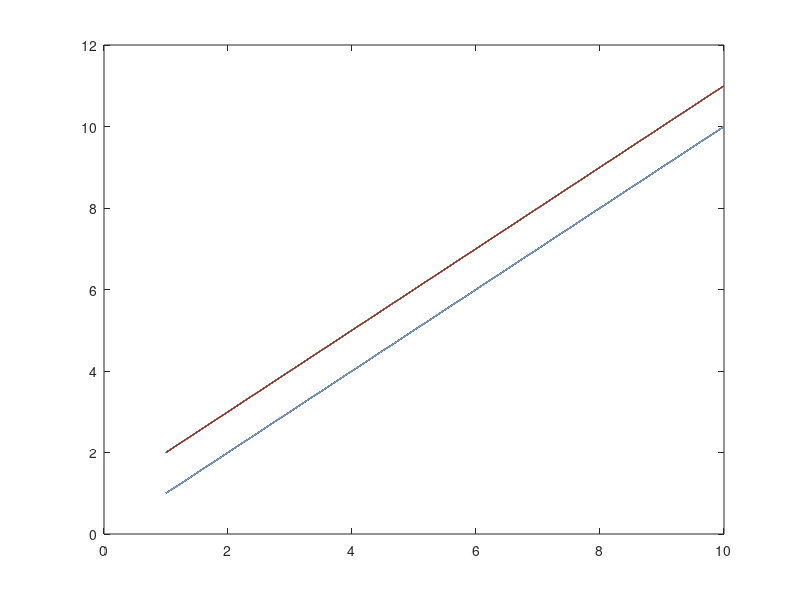

This chart was generated by the following MATLAB code: (Note: this script raises an error after producing the figure.)
clear
close all
%%
figure(10)
h = plot(1:10,1:10,1:10,2:11,1:10,1:10,1:10,2:11,1:10,1:10,1:10,2:11,1:10,1:10,1:10,2:11,1:10,1:10,1:10,2:11,1:10,1:10,1:10,2:11,1:10,1:10,1:10,2:11,1:10,1:10,1:10,2:11,1:10,1:10,1:10,2:11,1:10,1:10,1:10,2:11,1:10,1:10,1:10,2:11,1:10,1:10,1:10,2:11,1:10,1:10,1:10,2:11,1:10,1:10,1:10,2:11,1:10,1:10,1:10,2:11,1:10,1:10,1:10,2:11,1:10,1:10,1:10,2:11,1:10,1:10,1:10,2:11,1:10,1:10,1:10,2:11,1:10,1:10,1:10,2:11,1:10,1:10,1:10,2:11,1:10,1:10,1:10,2:11,1:10,1:10,1:10,2:11,1:10,1:10,1:10,2:11,1:10,1:10,1:10,2:11,1:10,1:10,1:10,2:11,1:10,1:10,1:10,2:11,1:10,1:10,1:10,2:11);
c = get(h,'Color');
close(10)

%% Choose observable
g = @(x) abs(x-1/3)+(x>0.78)+sin(20*x); gg = chebfun(@(x)  g(x),[0,1],'splitting','on');
f = @(x) g(x)/sqrt(sum(gg*conj(gg))); ff = chebfun(@(x)  f(x),[0,1],'splitting','on');  % function we compute measure wrt
n=15; % trunction size to compute the inner products
%% Setup the koopman matrix wrt Haar system
K=sparse(2^n,2^n);
% set up the indexing
nId=0;    kId=0;
for j=1:n
    nId=[nId(:);    zeros(2^(j-1),1)+j];    kId=[kId(:);    transpose(0:(2^(j-1)-1))];
end
K(1,1)=1;
for j=2:2^(n-1)
    I1 = find((nId==(nId(j)+1)).*(kId==kId(j)));
    if ~isempty(I1)
        K(I1,j)=1/sqrt(2);
    end
    I1 = find((nId==(nId(j)+1)).*(kId==(2^(nId(j))-(kId(j)+1))));
    if ~isempty(I1)
        K(I1,j)=-1/sqrt(2);
    end
end

%% Compute wavelet coefficients
xpts=1/(2^(n+1)):2^(-n):1;
[coeffs,L]=wavedec(f(xpts),round(log2(length(xpts))),'db1');
coeffs=coeffs/sqrt(length(xpts));
at=coeffs(1);
coeffs(1)=0; % subtract off the atomic part, will add on later
coeffs=coeffs(:);

%% Compute the fourier coefficients
MU=zeros(2*(2^n)+1,1);  N=1000;
MU(N+1)=(coeffs'*coeffs)/(2*pi);

Fc=coeffs;
for j=1:N
    Fc=K*Fc;
    MU(N-j+1)=(coeffs'*Fc)/(2*pi);
    MU(N+1+j)=(MU(N-j+1))';
end

MU=MU+abs(at)^2/(2*pi); % add atomic part back on

%% Spectral measures plot
N1=100; N2=1000;

MU01=chebfun(full(MU((N+1-N1):(N+1+N1))),[-pi pi],'trig','coeffs'); % approximation with no filter
MU1=MomentMeas(MU((N+1-N1):(N+1+N1)));  % approximation with filter
MU02=chebfun(full(MU((N+1-N2):(N+1+N2))),[-pi pi],'trig','coeffs'); % approximation with no filter
MU2=MomentMeas(MU((N+1-N2):(N+1+N2)));  % approximation with filter

%% N=100 plot
figure
semilogy(max(real(MU01),0),'color',c{2},'linewidth',1)
hold on
semilogy(max(real(MU1),10^(-16)),'color',c{1},'linewidth',1); hold on
ylim([10^(-2),50]); ax = gca; ax.FontSize = 14;
legend({'no filter','with filter'},'interpreter','latex','fontsize',14,'location','northwest')
%% N=1000 plot
figure
semilogy(max(real(MU02),0),'color',c{2},'linewidth',1)
hold on
semilogy(max(real(MU2),10^(-16)),'color',c{1},'linewidth',1); hold on
ylim([10^(-2),50]); ax = gca; ax.FontSize = 14;
legend({'no filter','with filter'},'interpreter','latex','fontsize',14,'location','northeast')

a2 = axes();    a2.Position = [0.18 0.70 0.3 0.2]; % xlocation, ylocation, xsize, ysize
semilogy(max(real(MU02),0),'color',c{2},'linewidth',1)
hold on
semilogy(max(real(MU2),10^(-16)),'color',c{1},'linewidth',1); hold on
axis([-1,-0.8,10^(-5),1])

%% Convergence in number of data points
% g = chebfun(@(x) abs(x-1/3)+(x>0.78)+sin(20*x),[0,1],'splitting','on');
% g = chebfun(@(x) cos(pi*x-0.1),[0,1],'splitting','on');
g = chebfun(@(x) cos(100*pi*x),[0,1],'splitting','on');
f = @(x) g(x)/sqrt(sum(g*conj(g)));

Nvec=1:12;
LL=zeros(length(Nvec),10);
ct=1;

for n=Nvec

    K=sparse(2^n,2^n);
    % set up the indexing
    nId=0;    kId=0;
    for j=1:n
        nId=[nId(:);    zeros(2^(j-1),1)+j];    kId=[kId(:);    transpose(0:(2^(j-1)-1))];
    end

    K(1,1)=1;

    for j=2:2^(n-1)
        I1 = find((nId==(nId(j)+1)).*(kId==kId(j)));
        if ~isempty(I1)
            K(I1,j)=1/sqrt(2);
        end
        I1 = find((nId==(nId(j)+1)).*(kId==(2^(nId(j))-(kId(j)+1))));
        if ~isempty(I1)
            K(I1,j)=-1/sqrt(2);
        end
    end

    xpts=1/(2^(n+1)):2^(-n):1;
    [coeffs,L]=wavedec(f(xpts),round(log2(length(xpts))),'db1');
    coeffs=coeffs/sqrt(length(xpts));
    at=coeffs(1);
    coeffs(1)=0; % subtract off the atomic part
    coeffs=coeffs(:);

    MU=zeros(2*(2^n)+1,1);  N=2^n;
    MU(N+1)=(coeffs'*coeffs)/(2*pi);
    LL(ct,1)=(coeffs'*coeffs)/(2*pi)+abs(at)^2/(2*pi);
    Fc=coeffs;
    for j=1:N
        Fc=K*Fc;
        MU(N-j+1)=(coeffs'*Fc)/(2*pi);
        MU(N+1+j)=(MU(N-j+1))';
        if j<11
            LL(ct,j+1)=MU(N-j+1)+abs(at)^2/(2*pi);
        end
    end
    MU=MU+abs(at)^2/(2*pi); % add atomic part back on
    
    ct=ct+1;
end

%% Compute the fourier modes via ergodic sampling
N=10;
SVEC=2.^Nvec(1:end-2)*10;
MU_an=LL(end,1:N+1);

ct=1;
for M=SVEC
    MU2=zeros(1,N+1);
    x1=rand(1);
    FT = @(x) max((min(2*(2*x<1).*x+(2*x>=1)*2.*(1-x),1)),0);
    Ya=zeros(M,1);
    Ya(1)=f(x1);
    Yb=Ya;
    xa=x1;
    xb=x1;

    for j=1:M-1
        xa=FT(xa);
        xb=FT(xb)+rand(1,1)*0.0001; % this kick is to stop underflow
        Ya(j+1)=f(xa);
        Yb(j+1)=f(xb);
    end
    for j=0:N
        MU2(j+1)=(Ya(1:(M-j))'*Ya((j+1):M)/(M-j))/(2*pi);
    end
    E(ct,1)=max(abs(MU2-MU_an));
    for j=0:N
        MU2(j+1)=(Yb(1:(M-j))'*Yb((j+1):M)/(M-j))/(2*pi);
    end
    E(ct,2)=max(abs(MU2-MU_an));

    ct=ct+1;
end

%%
figure
loglog(2.^Nvec(1:4)*10,max((abs(LL(1:4,:)-repmat(LL(end,:),[4,1])))'),'o-','color',c{1},'linewidth',2)
hold on
loglog(SVEC,E(1:length(SVEC),2),'o-','color',c{2},'linewidth',2)
ax = gca; ax.FontSize = 14;
loglog(SVEC,SVEC.^(-0.5),'k:','linewidth',2)
ylim([10^(-16),1])
xlim([10,10^4*2]);%[max(min(2.^Nvec)/2,1.0001),max(2.^Nvec)])
    
